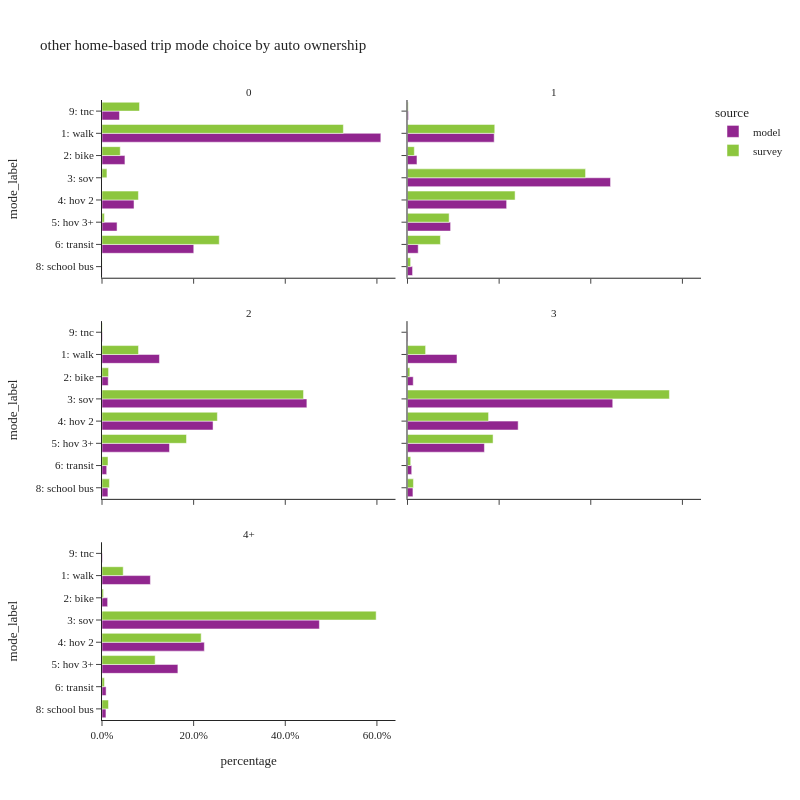

The code cell stored with this chart in its notebook:
### Code cell
plot_mode_choice(hb_trip.loc[hb_trip['auto_ownership_4+']!="-1"],"auto_ownership_4+",
                 {"auto_ownership_4+":["0","1","2","3","4+"],
                  "mode_label":["1: walk","2: bike","3: sov","4: hov 2","5: hov 3+","6: transit",
                                   "8: school bus","9: other–survey only"]},
                 "auto ownership",2,800)

### Figure 1 — Plotly figure (JSON) as saved in the notebook; plotly's stock layout.template omitted (floating-point values rounded to 4 significant figures)
{"data": [{"alignmentgroup": "True", "customdata": [[352287], [31316], [49434], [23762], [90195], [205], [24547]], "hovertemplate": "source=model<br>auto_ownership_4+=0<br>percentage=%{x}<br>mode_label=%{y}<br>sample count=%{customdata[0]}<extra></extra>", "legendgroup": "model", "marker": {"color": "#91268F", "pattern": {"shape": ""}}, "name": "model", "offsetgroup": "model", "orientation": "h", "showlegend": true, "textposition": "auto", "type": "bar", "x": [0.6085, 0.05003, 0.06988, 0.03286, 0.2003, 0.0002812, 0.03814], "xaxis": "x5", "y": ["1: walk", "2: bike", "4: hov 2", "5: hov 3+", "6: transit", "8: school bus", "9: tnc"], "yaxis": "y5"}, {"alignmentgroup": "True", "customdata": [[859], [109], [42], [67], [37], [347], [3], [37]], "hovertemplate": "source=survey<br>auto_ownership_4+=0<br>percentage=%{x}<br>mode_label=%{y}<br>sample count=%{customdata[0]}<extra></extra>", "legendgroup": "survey", "marker": {"color": "#8CC63E", "pattern": {"shape": ""}}, "name": "survey", "offsetgroup": "survey", "orientation": "h", "showlegend": true, "textposition": "auto", "type": "bar", "x": [0.5268, 0.03984, 0.01077, 0.07947, 0.005166, 0.2559, 0.0002219, 0.08186], "xaxis": "x5", "y": ["1: walk", "2: bike", "3: sov", "4: hov 2", "5: hov 3+", "6: transit", "8: school bus", "9: tnc"], "yaxis": "y5"}, {"alignmentgroup": "True", "customdata": [[558434], [58596], [1413649], [717597], [310128], [45235], [38074], [4965]], "hovertemplate": "source=model<br>auto_ownership_4+=1<br>percentage=%{x}<br>mode_label=%{y}<br>sample count=%{customdata[0]}<extra></extra>", "legendgroup": "model", "marker": {"color": "#91268F", "pattern": {"shape": ""}}, "name": "model", "offsetgroup": "model", "orientation": "h", "showlegend": false, "textposition": "auto", "type": "bar", "x": [0.1892, 0.02071, 0.4432, 0.2164, 0.09407, 0.02338, 0.01105, 0.00201], "xaxis": "x6", "y": ["1: walk", "2: bike", "3: sov", "4: hov 2", "5: hov 3+", "6: transit", "8: school bus", "9: tnc"], "yaxis": "y6"}, {"alignmentgroup": "True", "customdata": [[1449], [212], [2386], [982], [550], [235], [31], [15]], "hovertemplate": "source=survey<br>auto_ownership_4+=1<br>percentage=%{x}<br>mode_label=%{y}<br>sample count=%{customdata[0]}<extra></extra>", "legendgroup": "survey", "marker": {"color": "#8CC63E", "pattern": {"shape": ""}}, "name": "survey", "offsetgroup": "survey", "orientation": "h", "showlegend": false, "textposition": "auto", "type": "bar", "x": [0.1905, 0.01488, 0.3886, 0.2348, 0.09087, 0.07187, 0.006855, 0.00158], "xaxis": "x6", "y": ["1: walk", "2: bike", "3: sov", "4: hov 2", "5: hov 3+", "6: transit", "8: school bus", "9: tnc"], "yaxis": "y6"}, {"alignmentgroup": "True", "customdata": [[729161], [75282], [2501100], [1406371], [858454], [37296], [78231], [5314]], "hovertemplate": "source=model<br>auto_ownership_4+=2<br>percentage=%{x}<br>mode_label=%{y}<br>sample count=%{customdata[0]}<extra></extra>", "legendgroup": "model", "marker": {"color": "#91268F", "pattern": {"shape": ""}}, "name": "model", "offsetgroup": "model", "orientation": "h", "showlegend": false, "textposition": "auto", "type": "bar", "x": [0.1254, 0.01356, 0.4471, 0.2424, 0.1473, 0.01025, 0.01293, 0.001109], "xaxis": "x3", "y": ["1: walk", "2: bike", "3: sov", "4: hov 2", "5: hov 3+", "6: transit", "8: school bus", "9: tnc"], "yaxis": "y3"}, {"alignmentgroup": "True", "customdata": [[626], [85], [2280], [1338], [870], [88], [72], [7]], "hovertemplate": "source=survey<br>auto_ownership_4+=2<br>percentage=%{x}<br>mode_label=%{y}<br>sample count=%{customdata[0]}<extra></extra>", "legendgroup": "survey", "marker": {"color": "#8CC63E", "pattern": {"shape": ""}}, "name": "survey", "offsetgroup": "survey", "orientation": "h", "showlegend": false, "textposition": "auto", "type": "bar", "x": [0.07966, 0.01431, 0.4398, 0.2518, 0.1844, 0.0131, 0.01612, 0.0007998], "xaxis": "x3", "y": ["1: walk", "2: bike", "3: sov", "4: hov 2", "5: hov 3+", "6: transit", "8: school bus", "9: tnc"], "yaxis": "y3"}, {"alignmentgroup": "True", "customdata": [[342355], [37069], [1315912], [731258], [511956], [17491], [38253], [2590]], "hovertemplate": "source=model<br>auto_ownership_4+=3<br>percentage=%{x}<br>mode_label=%{y}<br>sample count=%{customdata[0]}<extra></extra>", "legendgroup": "model", "marker": {"color": "#91268F", "pattern": {"shape": ""}}, "name": "model", "offsetgroup": "model", "orientation": "h", "showlegend": false, "textposition": "auto", "type": "bar", "x": [0.108, 0.01252, 0.4479, 0.2415, 0.1679, 0.009205, 0.01188, 0.001001], "xaxis": "x4", "y": ["1: walk", "2: bike", "3: sov", "4: hov 2", "5: hov 3+", "6: transit", "8: school bus", "9: tnc"], "yaxis": "y4"}, {"alignmentgroup": "True", "customdata": [[118], [12], [793], [328], [174], [9], [22]], "hovertemplate": "source=survey<br>auto_ownership_4+=3<br>percentage=%{x}<br>mode_label=%{y}<br>sample count=%{customdata[0]}<extra></extra>", "legendgroup": "survey", "marker": {"color": "#8CC63E", "pattern": {"shape": ""}}, "name": "survey", "offsetgroup": "survey", "orientation": "h", "showlegend": false, "textposition": "auto", "type": "bar", "x": [0.03953, 0.005139, 0.5716, 0.1769, 0.1868, 0.007038, 0.01298], "xaxis": "x4", "y": ["1: walk", "2: bike", "3: sov", "4: hov 2", "5: hov 3+", "6: transit", "8: school bus"], "yaxis": "y4"}, {"alignmentgroup": "True", "customdata": [[212648], [22849], [882254], [433478], [322341], [10806], [17993], [1778]], "hovertemplate": "source=model<br>auto_ownership_4+=4+<br>percentage=%{x}<br>mode_label=%{y}<br>sample count=%{customdata[0]}<extra></extra>", "legendgroup": "model", "marker": {"color": "#91268F", "pattern": {"shape": ""}}, "name": "model", "offsetgroup": "model", "orientation": "h", "showlegend": false, "textposition": "auto", "type": "bar", "x": [0.1056, 0.01232, 0.4744, 0.2234, 0.1656, 0.008971, 0.008615, 0.001093], "xaxis": "x", "y": ["1: walk", "2: bike", "3: sov", "4: hov 2", "5: hov 3+", "6: transit", "8: school bus", "9: tnc"], "yaxis": "y"}, {"alignmentgroup": "True", "customdata": [[38], [10], [363], [136], [53], [9], [8], [1]], "hovertemplate": "source=survey<br>auto_ownership_4+=4+<br>percentage=%{x}<br>mode_label=%{y}<br>sample count=%{customdata[0]}<extra></extra>", "legendgroup": "survey", "marker": {"color": "#8CC63E", "pattern": {"shape": ""}}, "name": "survey", "offsetgroup": "survey", "orientation": "h", "showlegend": false, "textposition": "auto", "type": "bar", "x": [0.04628, 0.003273, 0.5983, 0.2165, 0.116, 0.005311, 0.01421, 0.0001625], "xaxis": "x", "y": ["1: walk", "2: bike", "3: sov", "4: hov 2", "5: hov 3+", "6: transit", "8: school bus", "9: tnc"], "yaxis": "y"}], "layout": {"annotations": [{"font": {}, "showarrow": false, "text": "4+", "x": 0.245, "xanchor": "center", "xref": "paper", "y": 0.2867, "yanchor": "bottom", "yref": "paper"}, {"font": {}, "showarrow": false, "text": "2", "x": 0.245, "xanchor": "center", "xref": "paper", "y": 0.6433, "yanchor": "bottom", "yref": "paper"}, {"font": {}, "showarrow": false, "text": "3", "x": 0.755, "xanchor": "center", "xref": "paper", "y": 0.6433, "yanchor": "bottom", "yref": "paper"}, {"font": {}, "showarrow": false, "text": "0", "x": 0.245, "xanchor": "center", "xref": "paper", "y": 1.0, "yanchor": "bottom", "yref": "paper"}, {"font": {}, "showarrow": false, "text": "1", "x": 0.755, "xanchor": "center", "xref": "paper", "y": 1.0, "yanchor": "bottom", "yref": "paper"}], "barmode": "group", "height": 800, "legend": {"title": {"text": "source"}, "tracegroupgap": 0}, "title": {"text": "other home-based trip mode choice by auto ownership"}, "width": 800, "xaxis": {"anchor": "y", "domain": [0.0, 0.49], "tickformat": ".1%", "title": {"text": "percentage"}}, "xaxis2": {"anchor": "y2", "domain": [0.51, 1.0], "matches": "x", "tickformat": ".1%", "title": {"text": "percentage"}}, "xaxis3": {"anchor": "y3", "domain": [0.0, 0.49], "matches": "x", "showticklabels": false, "tickformat": ".1%"}, "xaxis4": {"anchor": "y4", "domain": [0.51, 1.0], "matches": "x", "showticklabels": false, "tickformat": ".1%"}, "xaxis5": {"anchor": "y5", "domain": [0.0, 0.49], "matches": "x", "showticklabels": false, "tickformat": ".1%"}, "xaxis6": {"anchor": "y6", "domain": [0.51, 1.0], "matches": "x", "showticklabels": false, "tickformat": ".1%"}, "yaxis": {"anchor": "x", "categoryarray": ["9: other–survey only", "8: school bus", "6: transit", "5: hov 3+", "4: hov 2", "3: sov", "2: bike", "1: walk"], "categoryorder": "array", "domain": [0.0, 0.2867], "title": {"text": "mode_label"}}, "yaxis2": {"anchor": "x2", "domain": [0.0, 0.2867], "matches": "y", "showticklabels": false}, "yaxis3": {"anchor": "x3", "categoryarray": ["9: other–survey only", "8: school bus", "6: transit", "5: hov 3+", "4: hov 2", "3: sov", "2: bike", "1: walk"], "categoryorder": "array", "domain": [0.3567, 0.6433], "matches": "y", "title": {"text": "mode_label"}}, "yaxis4": {"anchor": "x4", "domain": [0.3567, 0.6433], "matches": "y", "showticklabels": false}, "yaxis5": {"anchor": "x5", "categoryarray": ["9: other–survey only", "8: school bus", "6: transit", "5: hov 3+", "4: hov 2", "3: sov", "2: bike", "1: walk"], "categoryorder": "array", "domain": [0.7133, 1.0], "matches": "y", "title": {"text": "mode_label"}}, "yaxis6": {"anchor": "x6", "domain": [0.7133, 1.0], "matches": "y", "showticklabels": false}}}
